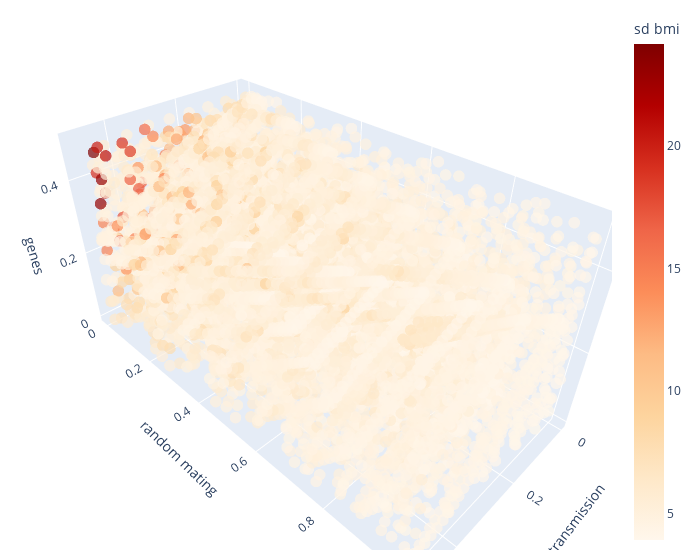

Notebook source saved alongside this figure:
### Markdown cell above
## SD BMI

### Code cell
ef = Sensitivity(problem, df['sd_bmi'], X)
ef.score('efast')
ef.plot(save=True, filepath= plots_path + 'snp-vt-efast-sd-bmi-test.pdf',
    move=True, moving_path= '../manuscript/plots/')
ef.plot3D(labels={'outcome':'sd bmi', 'y':'random mating', 'x':'vertical transmission', 'z':'genes'})

sav['ef_sd_s1'] = ef.tabval('S1')
sav['ef_sd_st'] = ef.tabval('ST')

# save output
v = ef.createRows(sav)
joblib.dump(v, 'efast-snp-vt.pkl')

### Figure 1 — Plotly figure (JSON) as saved in the notebook; plotly's stock layout.template omitted (floating-point values rounded to 4 significant figures; data arrays with more than 128 entries replaced by an {"elided": "..."} marker saying what was removed)
{"data": [{"hovertemplate": "p_vertical_trans_variance=%{x}<br>p_random_mating=%{y}<br>p_genetic_variance=%{z}<br>sd_bmi=%{marker.color}<extra></extra>", "legendgroup": "", "marker": {"color": {"elided": "8000 float values"}, "coloraxis": "coloraxis", "opacity": 0.7, "size": 4, "symbol": "circle"}, "mode": "markers", "name": "", "scene": "scene", "showlegend": false, "type": "scatter3d", "x": {"elided": "8000 float values"}, "y": {"elided": "8000 float values"}, "z": {"elided": "8000 float values"}}], "layout": {"coloraxis": {"colorbar": {"title": {"text": "sd bmi"}}, "colorscale": [[0, "rgb(255,247,236)"], [0.125, "rgb(254,232,200)"], [0.25, "rgb(253,212,158)"], [0.375, "rgb(253,187,132)"], [0.5, "rgb(252,141,89)"], [0.625, "rgb(239,101,72)"], [0.75, "rgb(215,48,31)"], [0.875, "rgb(179,0,0)"], [1, "rgb(127,0,0)"]]}, "legend": {"tracegroupgap": 0}, "margin": {"b": 10, "l": 10, "r": 20, "t": 10}, "scene": {"domain": {"x": [0, 1], "y": [0, 1]}, "xaxis": {"title": {"text": "vertical transmission"}}, "yaxis": {"title": {"text": "random mating"}}, "zaxis": {"title": {"text": "genes"}}}, "width": 700}}
